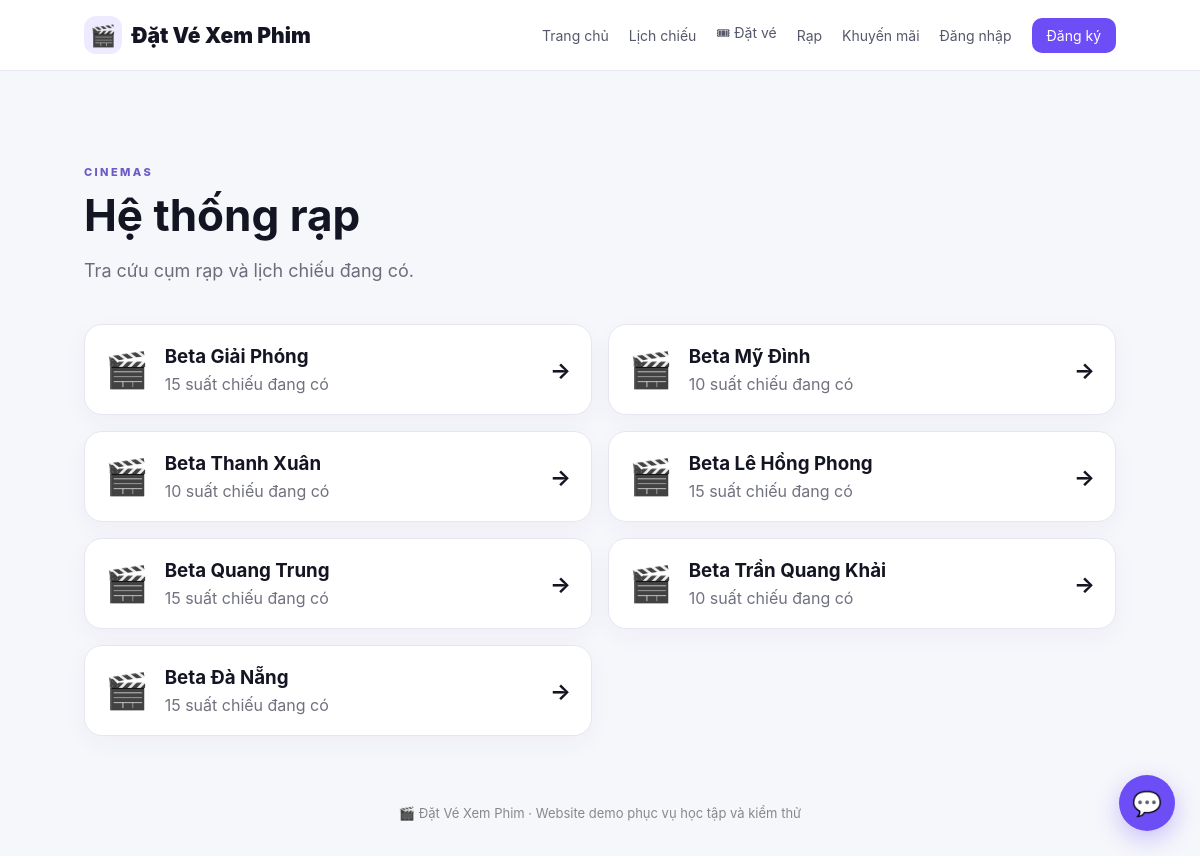
The page /cinemas on the database its author committed.
### tables this page shows
CREATE TABLE showtimes(id INTEGER PRIMARY KEY,movie_id INTEGER NOT NULL,province TEXT DEFAULT 'Hà Nội',cinema TEXT NOT NULL,date TEXT NOT NULL,time TEXT NOT NULL,room TEXT DEFAULT 'Phòng 1',format TEXT DEFAULT '2D',price INTEGER NOT NULL DEFAULT 90000,single_price INTEGER NOT NULL DEFAULT 90000,double_price INTEGER NOT NULL DEFAULT 150000,vip_price INTEGER NOT NULL DEFAULT 120000);

### main_routes.py (the view)
@main_bp.route('/cinemas')
def cinemas():
    conn = get_db()
    rows = conn.execute('SELECT province,cinema,COUNT(*) showtime_count FROM showtimes GROUP BY province,cinema ORDER BY province,cinema').fetchall()
    conn.close()
    return render_template('cinemas.html', cinemas=rows)

### app.py (called while the page is built, shortened)
def _get_tab_token():
    return request.args.get("tab_token") or request.form.get("tab_token") or request.headers.get("X-Tab-Token")

@app.before_request
def restore_tab_session():
    token = _get_tab_token()

@app.after_request
def keep_tab_token(response):
    token = _get_tab_token()
    return response

### database.py (called while the page is built)
def get_db():
    conn=sqlite3.connect(DB)
    conn.row_factory=sqlite3.Row
    return conn

### main_routes.py (called while the page is built)
@main_bp.app_context_processor
def inject_user():
    return {'current_user': session.get('user_name'), 'is_admin': session.get('role') == 'admin', 'poster_defaults': {m['id']: m['poster'] for m in MOVIES}}

### templates/cinemas.html
{% extends 'base.html' %}{% block title %}Rạp chiếu - Đặt Vé Xem Phim{% endblock %}{% block content %}<main><section class="page-hero"><span class="eyebrow dark">CINEMAS</span><h1>Hệ thống rạp</h1><p>Tra cứu cụm rạp và lịch chiếu đang có.</p></section><div class="cinema-grid">{% for c in cinemas %}<a class="cinema-card" href="/showtimes?cinema={{c.cinema|urlencode}}"><span>🎬</span><div><h3>{{c.cinema}}</h3><p>{{c.showtime_count}} suất chiếu đang có</p></div><b>→</b></a>{% endfor %}</div></main>{% endblock %}

### static/style.css (style rules this page uses)
:root { --bg:#f6f7fb;--surface:#fff;--ink:#141522;--muted:#6f7280;--primary:#6c4df6;--primary2:#8c68ff;--line:#e9e8f0;--success:#18864b;--danger:#c63d4d;--shadow:0 18px 50px rgba(31,27,66,.08) }
* { box-sizing:border-box }
html { scroll-behavior:smooth }
body { margin:0;font-family:Inter,ui-sans-serif,system-ui,-apple-system,BlinkMacSystemFont,"Segoe UI",Arial,sans-serif;background:var(--bg);color:var(--ink) }
a { color:inherit }
main { width:86%;max-width:1180px;margin:34px auto }
.eyebrow { font-size:11px;letter-spacing:2.4px;font-weight:800;color:#d9d1ff }
.eyebrow.dark { color:#6d5ac7 }
.page-hero { padding:55px 0 25px }
.page-hero h1 { font-size:44px;margin:8px 0 }
.page-hero p { color:#6b6d7b;font-size:18px }
.showtime-card,.cinema-card,.promo-card,.empty-card { background:#fff;border:1px solid #e8e5f0;border-radius:18px;padding:20px;box-shadow:0 8px 25px rgba(40,30,90,.04) }
.cinema-grid,.promo-grid { display:grid;grid-template-columns:repeat(2,minmax(0,1fr));gap:16px }
.cinema-card,.promo-card { display:flex;align-items:center;gap:16px;text-decoration:none;color:inherit }
.cinema-card>span,.promo-icon { font-size:35px }
.cinema-card h3,.promo-card h3 { margin:0 0 6px }
.cinema-card p,.promo-card p { margin:0;color:#70727f }
.cinema-card>b { margin-left:auto;font-size:22px }

### rows shown on the page
showtimes: cinema "Beta Giải Phóng", showtime_count "15"
showtimes: cinema "Beta Mỹ Đình", showtime_count "10"
showtimes: cinema "Beta Thanh Xuân", showtime_count "10"
showtimes: cinema "Beta Lê Hồng Phong", showtime_count "15"
showtimes: cinema "Beta Quang Trung", showtime_count "15"
showtimes: cinema "Beta Trần Quang Khải", showtime_count "10"
showtimes: cinema "Beta Đà Nẵng", showtime_count "15"
